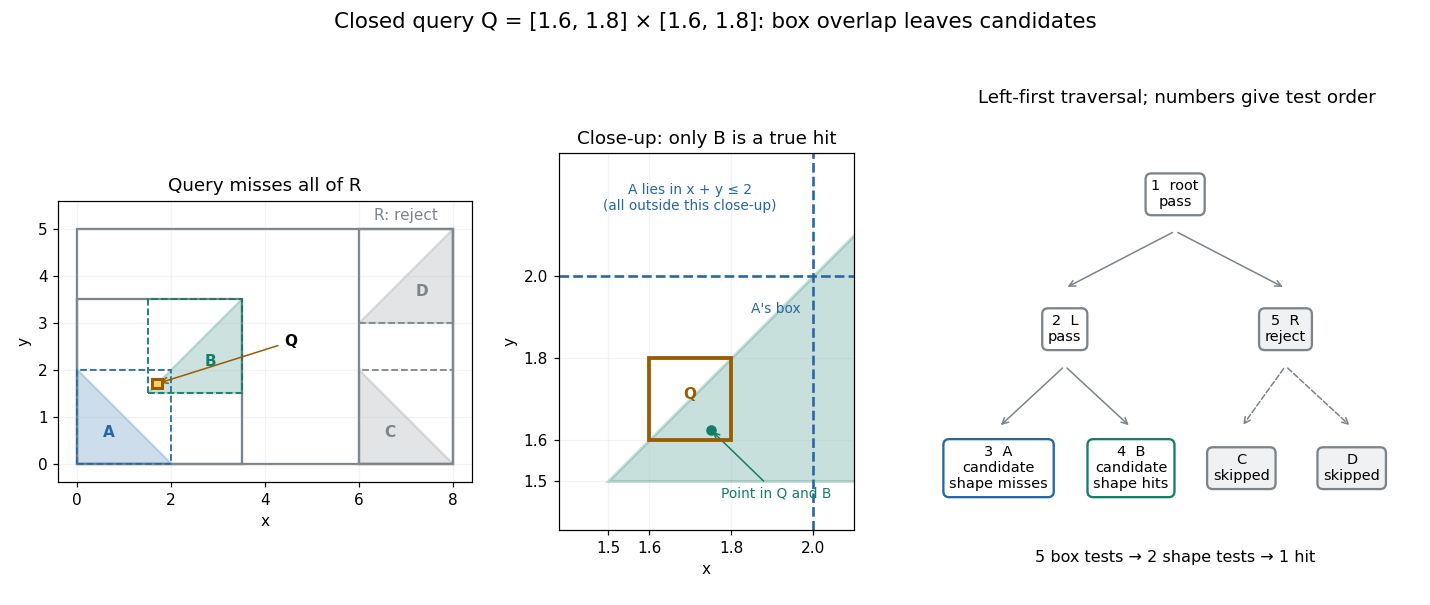

This figure's Python source:
"""Exact box query, hierarchy pruning and a false broad-phase candidate.

Run from _media with Python 3.14, matplotlib 3.10.7 and numpy 2.3.5:
MPLBACKEND=Agg MPLCONFIGDIR=/tmp/codex-wiki-matplotlib python3.14 ../bounding-volume-hierarchy-query-pruning.py
"""

import json
from pathlib import Path

import matplotlib.pyplot as plt
import numpy as np
from matplotlib.patches import Polygon, Rectangle


TRIANGLES = {
    "A": np.array([(0, 0), (2, 0), (0, 2)], dtype=float),
    "B": np.array([(1.5, 1.5), (3.5, 1.5), (3.5, 3.5)]),
    "C": np.array([(6, 0), (8, 0), (6, 2)], dtype=float),
    "D": np.array([(6, 3), (8, 3), (8, 5)], dtype=float),
}
CHILDREN = {"root": ("L", "R"), "L": ("A", "B"), "R": ("C", "D")}
QUERY = (np.array([1.6, 1.6]), np.array([1.8, 1.8]))
BLUE, GREEN, GRAY = "#2467a4", "#147d69", "#7c848b"


def bounds_and_traversal():
    bounds = {n: (p.min(axis=0), p.max(axis=0)) for n, p in TRIANGLES.items()}
    for n in ("L", "R", "root"):
        children = [bounds[c] for c in CHILDREN[n]]
        bounds[n] = (np.min([b[0] for b in children], axis=0),
                     np.max([b[1] for b in children], axis=0))
    visited, accepted, candidates = [], [], []

    def visit(n):
        visited.append(n)
        lo, hi = bounds[n]
        if not np.all(np.maximum(lo, QUERY[0]) <= np.minimum(hi, QUERY[1])):
            return
        accepted.append(n)
        if n in CHILDREN:
            for c in CHILDREN[n]:
                visit(c)
        else:
            candidates.append(n)

    visit("root")
    assert visited == ["root", "L", "A", "B", "R"]
    assert accepted == ["root", "L", "A", "B"]
    assert candidates == ["A", "B"]
    assert QUERY[0].sum() > TRIANGLES["A"].sum(axis=1).max()
    hit_point = np.array([7 / 4, 13 / 8])
    assert np.all(QUERY[0] <= hit_point) and np.all(hit_point <= QUERY[1])
    assert hit_point[1] <= hit_point[0] and hit_point[1] >= 1.5 and hit_point[0] <= 3.5
    return bounds, visited, candidates


def rectangle(ax, box, **kwargs):
    lo, hi = box
    ax.add_patch(Rectangle(lo, *(hi - lo), **kwargs))


def draw_scene(ax, bounds):
    for name in ("root", "L", "R"):
        rectangle(ax, bounds[name], fill=False, ec=GRAY, lw=1.5)
    for name, p in TRIANGLES.items():
        color = BLUE if name == "A" else GREEN if name == "B" else GRAY
        rectangle(ax, bounds[name], fill=False, ec=color, lw=1.2, linestyle="--")
        ax.add_patch(Polygon(p, fc=color, ec=color, alpha=.22, lw=1.5))
        ax.text(*p.mean(axis=0), name, ha="center", va="center", weight="bold", color=color)
    rectangle(ax, QUERY, fc="#ffcf66", ec="#995c00", lw=2, zorder=6)
    ax.annotate("Q", xy=(1.7, 1.7), xytext=(4.4, 2.5), weight="bold",
                arrowprops={"arrowstyle": "->", "color": "#995c00"})
    ax.text(7, 5.18, "R: reject", ha="center", color=GRAY)
    ax.set(xlim=(-.4, 8.4), ylim=(-.4, 5.6), xlabel="x", ylabel="y")
    ax.set_aspect("equal")
    ax.set_xticks([0, 2, 4, 6, 8])
    ax.grid(alpha=.15)
    ax.set_title("Query misses all of R", fontsize=12)


def draw_zoom(ax):
    p = TRIANGLES["B"]
    ax.add_patch(Polygon(p, fc=GREEN, ec=GREEN, alpha=.23, lw=2))
    ax.axvline(2, color=BLUE, linestyle="--", lw=1.7)
    ax.axhline(2, color=BLUE, linestyle="--", lw=1.7)
    rectangle(ax, QUERY, fill=False, ec="#995c00", lw=2.5, zorder=5)
    ax.text(1.7, 1.71, "Q", ha="center", va="center", color="#995c00", weight="bold")
    ax.scatter([7 / 4], [13 / 8], color=GREEN, s=35, zorder=7)
    ax.annotate("Point in Q and B", xy=(7 / 4, 13 / 8), xytext=(1.91, 1.46),
                ha="center", fontsize=9, color=GREEN,
                arrowprops={"arrowstyle": "->", "color": GREEN})
    ax.text(1.91, 1.91, "A's box", fontsize=9, color=BLUE, ha="center")
    ax.text(1.7, 2.16, "A lies in x + y ≤ 2\n(all outside this close-up)",
            fontsize=9, ha="center", color=BLUE)
    ax.set(xlim=(1.38, 2.1), ylim=(1.38, 2.3), xlabel="x", ylabel="y")
    ax.set_aspect("equal")
    ax.set_xticks([1.5, 1.6, 1.8, 2])
    ax.set_yticks([1.5, 1.6, 1.8, 2])
    ax.grid(alpha=.15)
    ax.set_title("Close-up: only B is a true hit", fontsize=12)


def draw_tree(ax):
    locations = {"root": (.5, .86), "L": (.25, .53), "R": (.75, .53),
                 "A": (.1, .19), "B": (.4, .19), "C": (.65, .19), "D": (.9, .19)}
    labels = {"root": "1  root\npass", "L": "2  L\npass", "R": "5  R\nreject",
              "A": "3  A\ncandidate\nshape misses", "B": "4  B\ncandidate\nshape hits",
              "C": "C\nskipped", "D": "D\nskipped"}
    for parent, children in CHILDREN.items():
        x, y = locations[parent]
        for child in children:
            cx, cy = locations[child]
            ax.annotate("", xy=(cx, cy + .1), xytext=(x, y - .09),
                        arrowprops={"arrowstyle": "->", "color": GRAY,
                                    "linestyle": "--" if parent == "R" else "-"})
    for name, (x, y) in locations.items():
        color = BLUE if name == "A" else GREEN if name == "B" else GRAY
        bg = "#f0f1f2" if name in ("R", "C", "D") else "white"
        ax.text(x, y, labels[name], ha="center", va="center", fontsize=9.5,
                bbox={"boxstyle": "round,pad=.4", "facecolor": bg,
                      "edgecolor": color, "linewidth": 1.5})
    ax.set(xlim=(-.03, 1.04), ylim=(-.06, 1.06))
    ax.axis("off")
    ax.set_title("Left-first traversal; numbers give test order", fontsize=12)
    ax.text(.5, -.04, "5 box tests → 2 shape tests → 1 hit", ha="center", fontsize=10.5)


def main():
    plt.rcParams.update({"font.size": 10, "figure.facecolor": "white", "axes.facecolor": "white"})
    bounds, visited, candidates = bounds_and_traversal()
    fig, axes = plt.subplots(1, 3, figsize=(13, 5.5),
                             gridspec_kw={"width_ratios": [1.05, .75, 1.2]})
    draw_scene(axes[0], bounds)
    draw_zoom(axes[1])
    draw_tree(axes[2])
    fig.suptitle("Closed query Q = [1.6, 1.8] × [1.6, 1.8]: box overlap leaves candidates", fontsize=14)
    fig.tight_layout(rect=(0, .03, 1, .94), w_pad=2)
    output = Path(Path(__file__).stem + ".png")
    fig.savefig(output, dpi=110, facecolor="white", transparent=False)
    plt.close(fig)
    print(json.dumps({"output": str(output), "visited": visited, "candidates": candidates,
                      "skipped": ["C", "D"], "box_tests": 5, "shape_tests": 2,
                      "hits": ["B"], "hit_point": [7 / 4, 13 / 8]}))


if __name__ == "__main__":
    main()
